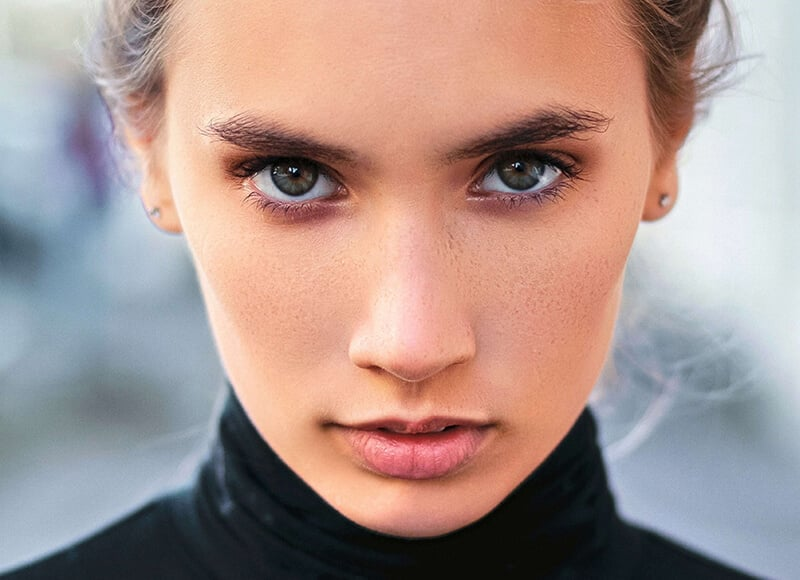
#> input picture prac5-img.png, 800 x 580 px
$ jupyter execute CVDLPractical5.ipynb
#> lines starting #> are read from the running program, lines starting #| are printed output that depends on the picture
[cell 1]
# Step 1: Import necessary libraries
import numpy as np
import matplotlib.pyplot as plt
from scipy.signal import convolve2d
import cv2

[cell 2]
# Step 2: Set the parameters
filter_size = 3
input_channels = 1
output_channels = 1
lambda_reg = 0.01
learning_rate = 0.01

[cell 3]
# Step 3: Define the kernel (filter) 2*2,3*3, 4*4
kernel = np.array([[1, 0, -1],
                   [2, 0, -2],
                   [1, 0, -1]])

[cell 4]
# Step 4: Load the image and plot it
image_path = 'prac5-img.png'  # Change this to the path of your image
image = cv2.imread(image_path, cv2.IMREAD_GRAYSCALE)  # Load the image in grayscale
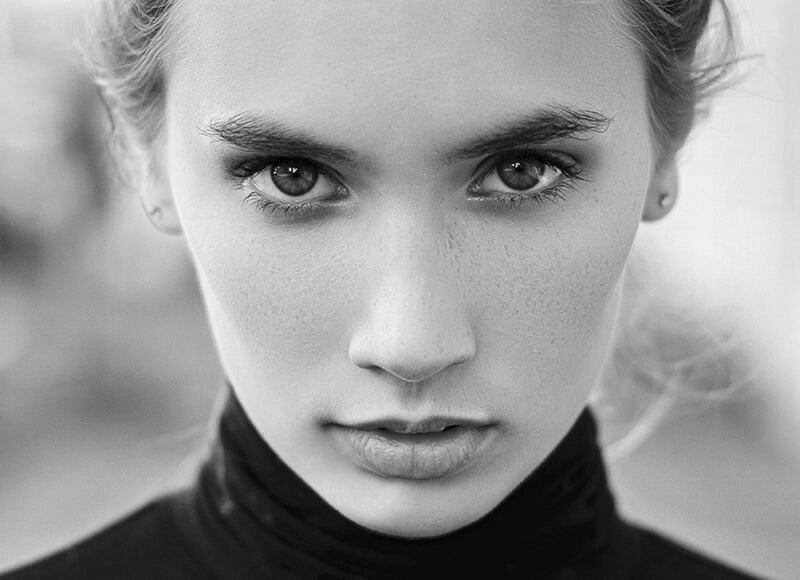
#> image: shape (580, 800); min 0, max 245, mean 153.5
plt.imshow(image, cmap='gray')
plt.title('Original Image')
plt.show()

[cell 5]
# Step 5: Reformat the image
image = np.expand_dims(image, axis=-1)  # Add channel dimension
image = np.expand_dims(image, axis=0)   # Add batch dimension

[cell 6]
# Step 6: Apply convolution layer operation and plot the output image
def convolution_layer(X, W, b):
    return convolve2d(X.squeeze(), W.squeeze(), mode='valid') + b
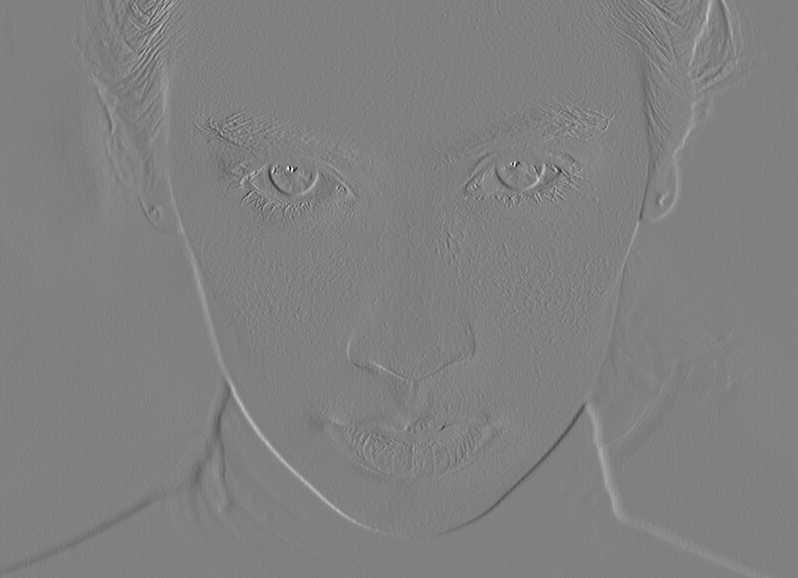
#> returned value: shape (578, 798) float64; min -730, max 716, mean 0.4; drawn with min black and max white
    #X.squeeze() used for to remove single dimensions
W = np.expand_dims(np.expand_dims(kernel, axis=-1), axis=-1)  # Add channel and batch dimensions to kernel
b = np.zeros((1, 1, 1, output_channels))
conv_output = convolution_layer(image.squeeze(), W.squeeze(), b.squeeze())
plt.imshow(conv_output, cmap='gray')
plt.title('Output Image after Convolution')
plt.show()

[cell 7]
# Step 7: Apply activation layer operation and plot the output image
def relu_activation(Z):
    return np.maximum(0, Z)
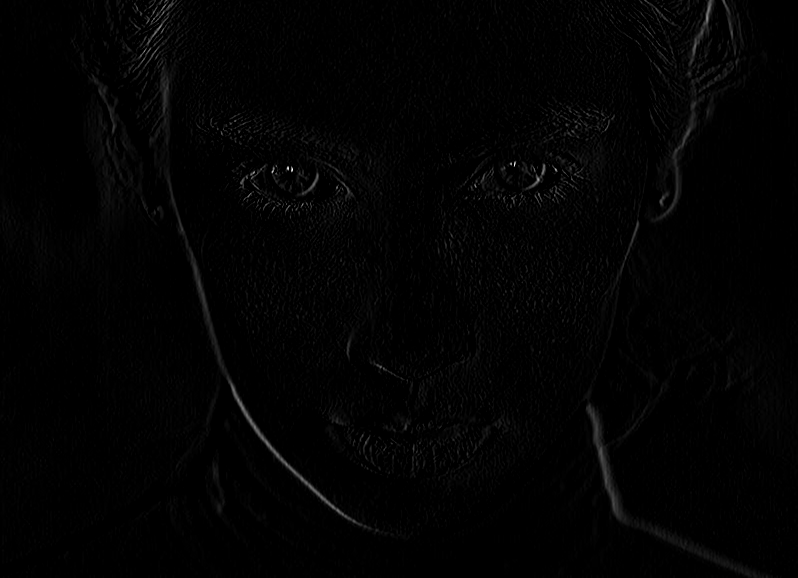
#> returned value: shape (578, 798) float64; min 0, max 716, mean 8; drawn with min black and max white
activation_output = relu_activation(conv_output)
plt.imshow(activation_output, cmap='gray')
plt.title('Output Image after ReLU Activation')
plt.show()

[cell 8]
# Step 8: Apply pooling layer operation and plot the output image
def max_pooling(X, pool_size):
#> called with pool_size = (2, 2)
    pool_output = np.zeros((X.shape[0] // pool_size[0] + 1, X.shape[1] // pool_size[1] + 1))  # Adjust output shape
    for i in range(0, X.shape[0], pool_size[0]):
        for j in range(0, X.shape[1], pool_size[1]):
            # Adjust pooling window to stay within bounds
            pool_window = X[i:min(i+pool_size[0], X.shape[0]), j:min(j+pool_size[1], X.shape[1])]
            pool_output[i // pool_size[0], j // pool_size[1]] = np.max(pool_window)
    return pool_output

pool_size = (2, 2)
pool_output = max_pooling(activation_output, pool_size)
plt.imshow(pool_output, cmap='gray')
plt.title('Output Image after Max Pooling')
plt.show()
